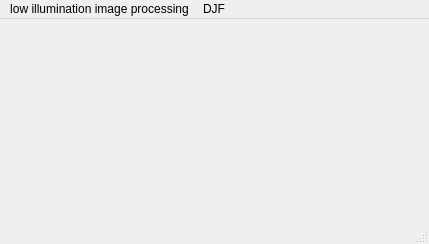
<?xml version="1.0" encoding="UTF-8"?>
<ui version="4.0">
 <class>MainWindow</class>
 <widget class="QMainWindow" name="MainWindow">
  <property name="geometry">
   <rect>
    <x>0</x>
    <y>0</y>
    <width>429</width>
    <height>244</height>
   </rect>
  </property>
  <property name="windowTitle">
   <string>MainWindow</string>
  </property>
  <widget class="QWidget" name="centralwidget"/>
  <widget class="QMenuBar" name="menubar">
   <property name="geometry">
    <rect>
     <x>0</x>
     <y>0</y>
     <width>429</width>
     <height>32</height>
    </rect>
   </property>
   <widget class="QMenu" name="menulow">
    <property name="title">
     <string>low illumination image processing</string>
    </property>
   </widget>
   <widget class="QMenu" name="menuDJF">
    <property name="title">
     <string>DJF</string>
    </property>
   </widget>
   <addaction name="menulow"/>
   <addaction name="menuDJF"/>
  </widget>
  <widget class="QStatusBar" name="statusbar">
   <property name="enabled">
    <bool>true</bool>
   </property>
  </widget>
 </widget>
 <resources/>
 <connections/>
</ui>
